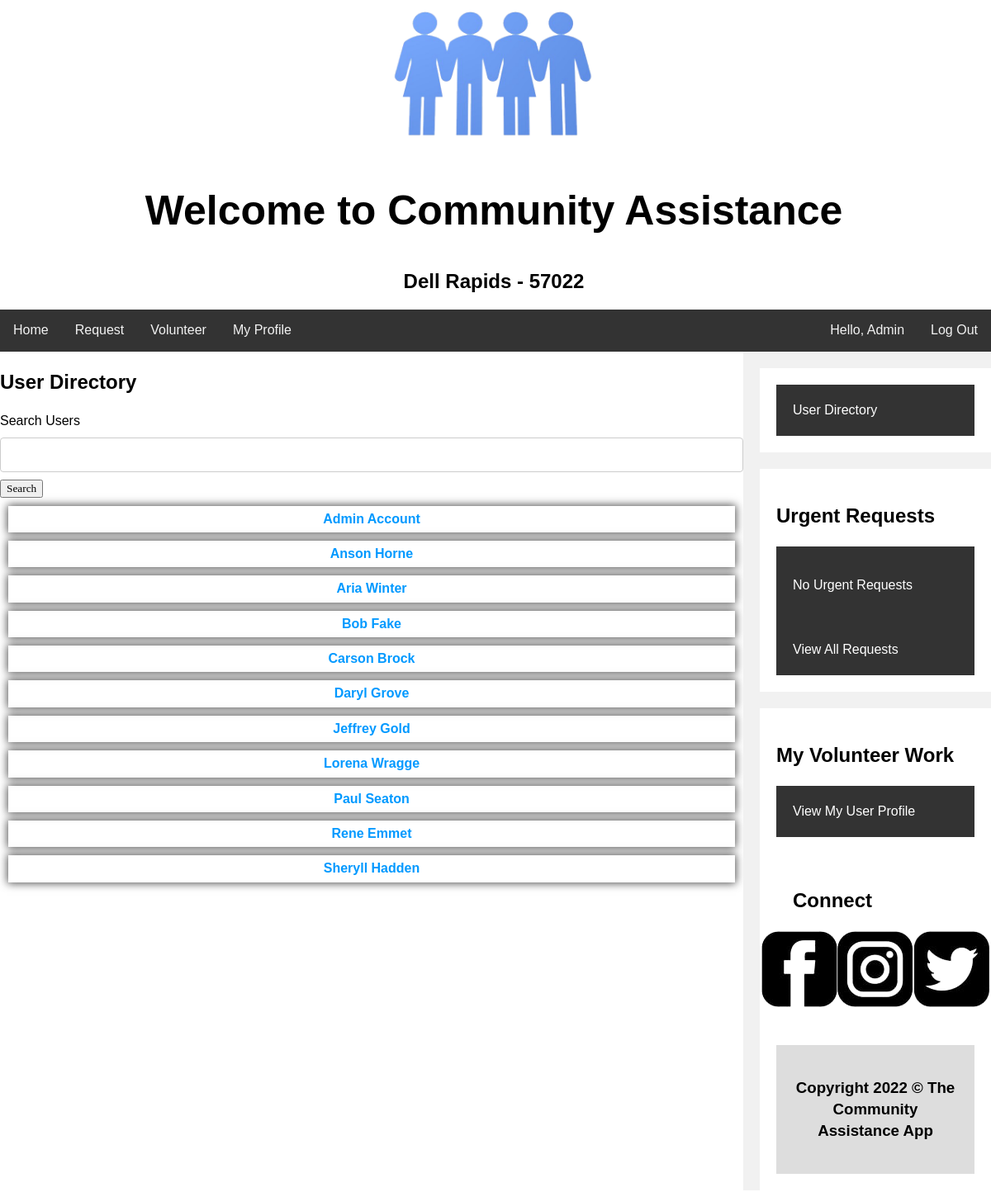
The page /user_directory.php (signed in) on the database as committed earlier.
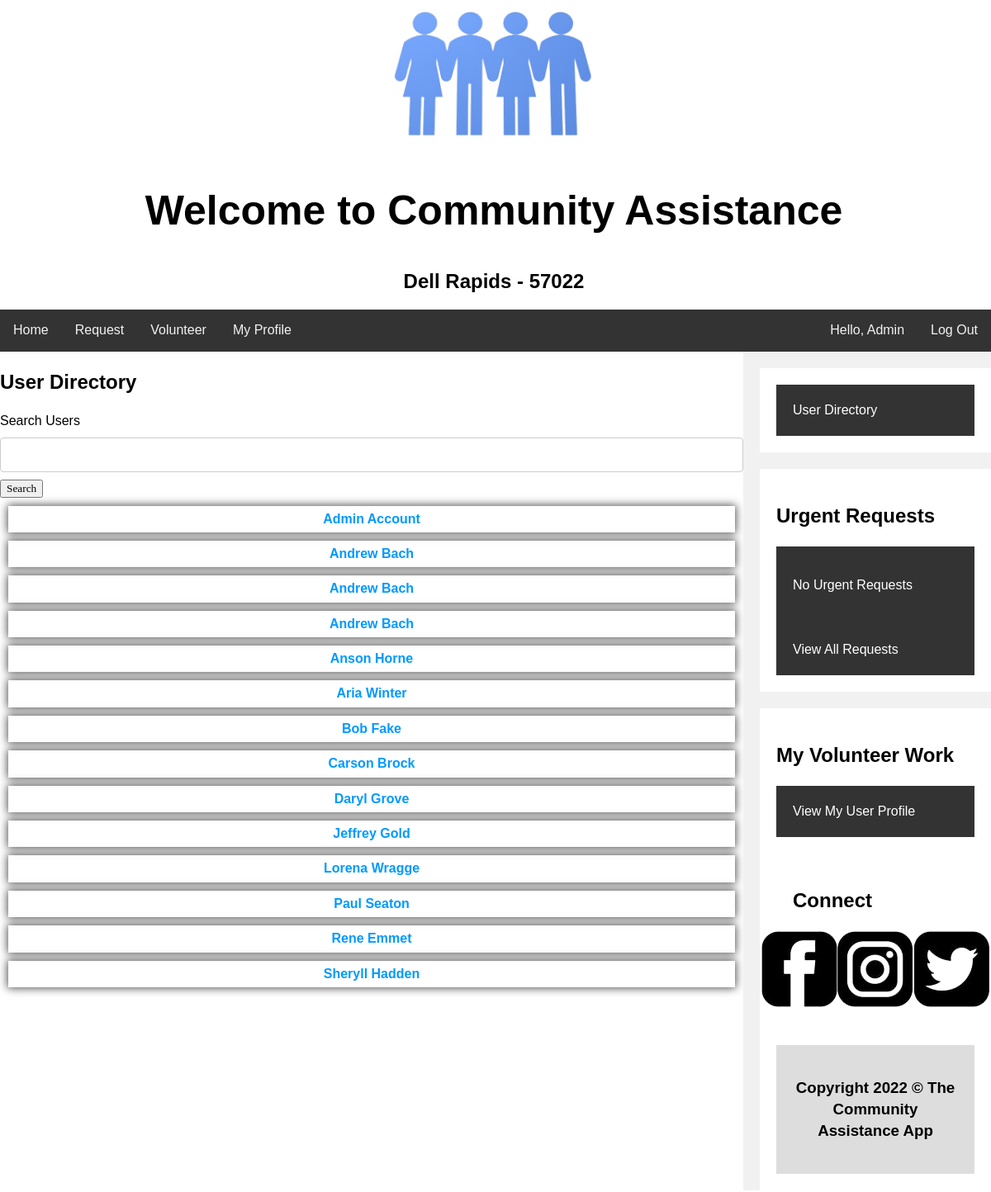
The same page on the database as committed later.
### tables this page shows
CREATE TABLE IF NOT EXISTS `customers` (
  `id` int(11) UNSIGNED NOT NULL AUTO_INCREMENT,
  `fname` varchar(50) NOT NULL,
  `lname` varchar(50) NOT NULL,
  `password` varchar(255) NOT NULL,
  `email` varchar(100) NOT NULL,
  `phone` text NOT NULL,
  `streetAddress` varchar(100) NOT NULL,
  `zip` int(5) NOT NULL,
  PRIMARY KEY (`id`),
  UNIQUE KEY `email` (`email`)
);

### user_directory.php (the view, shortened to what this page needs)
<?php
if (isset($_GET['s']))
  {
  $searchQuery=$_GET['s'];
  }
  else
  {
    $searchQuery="%";
  }
?>
<!DOCTYPE html>
<html>
<head>
	<link href= "CSS/community_assistance.css" rel="stylesheet" />
	<link href= "CSS/CA_Base.css" rel="stylesheet" />
  <link href= "CSS/forms.css" rel="stylesheet" />
</head>
<body>
	<div class="header">
	<?php
include_once('header.php');
?>
	</div>
<div class="topnav">
<?php
include_once('topnav.php');
?>
</div>
<div class="row">
  <div class="leftcolumn">
    <h2>User Directory</h2>
    <form action="searchUsers.php" method="POST">
      <Label>Search Users</Label>
      <input type="text" id="search" name="search">
      <button type="submit">Search</button>
    </form>
    <?php
    include_once('config.php');
     $db = mysqli_connect($servername,$username,$password,$dbname);
     if (mysqli_connect_errno())
     {
         echo "<p>Failed to connect to MySQL: " . mysqli_connect_error() . "</p>";
     }
     else
     {
     $sql = "SELECT fname, lname, id
     FROM customers
     WHERE fname LIKE '%$searchQuery%' OR lname LIKE '%$searchQuery%'
     ORDER BY fname";
     if(!$result = $db->query($sql)){
         echo "<p>There was an error running the query [" . mysqli_error($db) . "]</p>";
     }
     else {
         while($row = $result->fetch_assoc()){
          $name = $row['fname'] . " " . $row['lname'];
          $userid = $row["id"];
          echo "<div class=\"requestCard\">
                <b><a href=\"user.php?u=$userid\" style=\"color: #0099ff; text-decoration: none;\">$name</a></b>
                </div>";
         }
         }
         }
    ?>
  </div>
  <div class="rightcolumn">
    <?php
    include_once('sidebar.php');
    ?>
  </div>
</div>
<div class="footer">
<?php
  include('footer.php');
  ?>
</div>
</body>
</html>

Rows that differ between the two databases and show on the page:
added customers: name "Andrew Bach"
added customers: name "Andrew Bach"
added customers: name "Andrew Bach"
